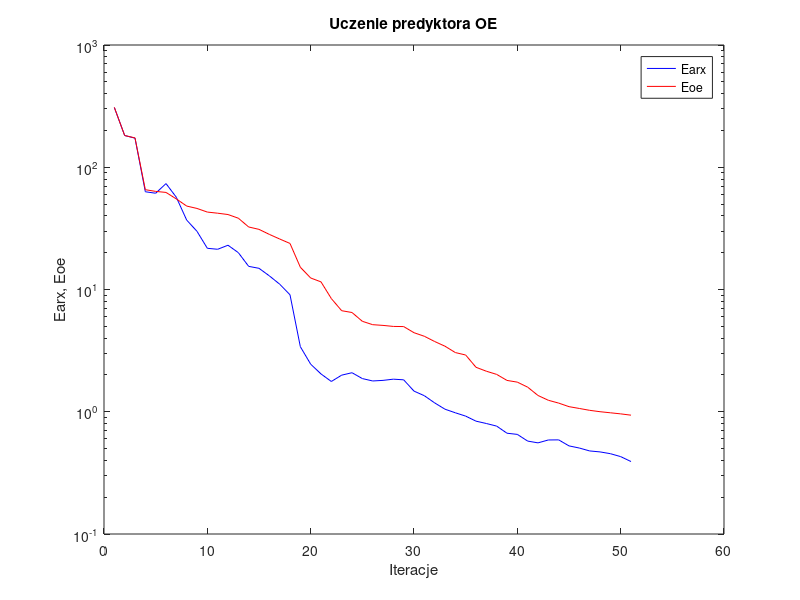
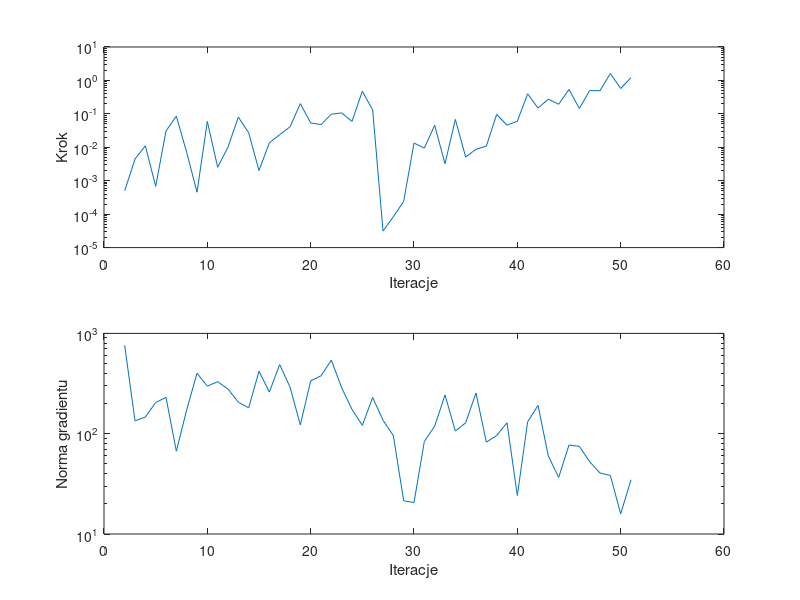

These charts were generated, in order, by the following MATLAB code:
%uczenie predyktora oe
clear all;
n=0; farx(n+1)=3.080189e+002; foe(n+1)=3.089568e+002; wspucz(n+1)=0.000000e+000; ng(n+1)=0.000000e+000;
%odnowa zmiennej metryki
n=1; farx(n+1)=1.818555e+002; foe(n+1)=1.818197e+002; krok(n+1)=4.988661e-004; ng(n+1)=7.610584e+002;
n=2; farx(n+1)=1.729564e+002; foe(n+1)=1.738314e+002; krok(n+1)=4.445667e-003; ng(n+1)=1.343916e+002;
n=3; farx(n+1)=6.303603e+001; foe(n+1)=6.552277e+001; krok(n+1)=1.109636e-002; ng(n+1)=1.466743e+002;
n=4; farx(n+1)=6.130522e+001; foe(n+1)=6.346615e+001; krok(n+1)=6.791933e-004; ng(n+1)=2.043613e+002;
n=5; farx(n+1)=7.352227e+001; foe(n+1)=6.224220e+001; krok(n+1)=3.067118e-002; ng(n+1)=2.303035e+002;
n=6; farx(n+1)=5.680677e+001; foe(n+1)=5.509090e+001; krok(n+1)=8.571529e-002; ng(n+1)=6.696766e+001;
n=7; farx(n+1)=3.698243e+001; foe(n+1)=4.815331e+001; krok(n+1)=7.088910e-003; ng(n+1)=1.725532e+002;
n=8; farx(n+1)=2.991319e+001; foe(n+1)=4.603057e+001; krok(n+1)=4.532388e-004; ng(n+1)=4.008628e+002;
n=9; farx(n+1)=2.172684e+001; foe(n+1)=4.299154e+001; krok(n+1)=5.927401e-002; ng(n+1)=2.979839e+002;
n=10; farx(n+1)=2.133606e+001; foe(n+1)=4.208335e+001; krok(n+1)=2.531421e-003; ng(n+1)=3.301384e+002;
n=11; farx(n+1)=2.302024e+001; foe(n+1)=4.104395e+001; krok(n+1)=1.012183e-002; ng(n+1)=2.788234e+002;
n=12; farx(n+1)=2.001937e+001; foe(n+1)=3.830202e+001; krok(n+1)=8.000730e-002; ng(n+1)=2.060542e+002;
n=13; farx(n+1)=1.546400e+001; foe(n+1)=3.247207e+001; krok(n+1)=2.709456e-002; ng(n+1)=1.810786e+002;
n=14; farx(n+1)=1.490519e+001; foe(n+1)=3.104050e+001; krok(n+1)=2.013864e-003; ng(n+1)=4.188107e+002;
n=15; farx(n+1)=1.293510e+001; foe(n+1)=2.823918e+001; krok(n+1)=1.352965e-002; ng(n+1)=2.599212e+002;
n=16; farx(n+1)=1.105624e+001; foe(n+1)=2.589174e+001; krok(n+1)=2.390821e-002; ng(n+1)=4.889177e+002;
n=17; farx(n+1)=9.052544e+000; foe(n+1)=2.380938e+001; krok(n+1)=4.086147e-002; ng(n+1)=2.922776e+002;
n=18; farx(n+1)=3.405945e+000; foe(n+1)=1.521037e+001; krok(n+1)=2.023747e-001; ng(n+1)=1.223636e+002;
n=19; farx(n+1)=2.450494e+000; foe(n+1)=1.242223e+001; krok(n+1)=5.335388e-002; ng(n+1)=3.360827e+002;
n=20; farx(n+1)=2.038574e+000; foe(n+1)=1.154464e+001; krok(n+1)=4.784719e-002; ng(n+1)=3.774565e+002;
n=21; farx(n+1)=1.768683e+000; foe(n+1)=8.429300e+000; krok(n+1)=9.759878e-002; ng(n+1)=5.415045e+002;
n=22; farx(n+1)=1.992372e+000; foe(n+1)=6.707034e+000; krok(n+1)=1.067078e-001; ng(n+1)=2.869101e+002;
n=23; farx(n+1)=2.086091e+000; foe(n+1)=6.483765e+000; krok(n+1)=5.934607e-002; ng(n+1)=1.744246e+002;
n=24; farx(n+1)=1.868187e+000; foe(n+1)=5.494652e+000; krok(n+1)=4.764226e-001; ng(n+1)=1.211097e+002;
n=25; farx(n+1)=1.785971e+000; foe(n+1)=5.155557e+000; krok(n+1)=1.306634e-001; ng(n+1)=2.296223e+002;
%odnowa zmiennej metryki
n=26; farx(n+1)=1.805526e+000; foe(n+1)=5.086286e+000; krok(n+1)=3.122446e-005; ng(n+1)=1.361522e+002;
n=27; farx(n+1)=1.847220e+000; foe(n+1)=4.988707e+000; krok(n+1)=8.370634e-005; ng(n+1)=9.566685e+001;
n=28; farx(n+1)=1.824914e+000; foe(n+1)=4.975040e+000; krok(n+1)=2.403849e-004; ng(n+1)=2.142482e+001;
n=29; farx(n+1)=1.475088e+000; foe(n+1)=4.432517e+000; krok(n+1)=1.340015e-002; ng(n+1)=2.060897e+001;
n=30; farx(n+1)=1.352981e+000; foe(n+1)=4.144024e+000; krok(n+1)=9.447410e-003; ng(n+1)=8.374932e+001;
n=31; farx(n+1)=1.181444e+000; foe(n+1)=3.754425e+000; krok(n+1)=4.568872e-002; ng(n+1)=1.188123e+002;
n=32; farx(n+1)=1.049147e+000; foe(n+1)=3.436075e+000; krok(n+1)=3.212655e-003; ng(n+1)=2.431934e+002;
n=33; farx(n+1)=9.807505e-001; foe(n+1)=3.049337e+000; krok(n+1)=6.823373e-002; ng(n+1)=1.063546e+002;
n=34; farx(n+1)=9.210681e-001; foe(n+1)=2.911562e+000; krok(n+1)=5.107684e-003; ng(n+1)=1.283375e+002;
n=35; farx(n+1)=8.377068e-001; foe(n+1)=2.310599e+000; krok(n+1)=8.744518e-003; ng(n+1)=2.547618e+002;
n=36; farx(n+1)=8.014848e-001; foe(n+1)=2.146076e+000; krok(n+1)=1.082825e-002; ng(n+1)=8.230592e+001;
n=37; farx(n+1)=7.631561e-001; foe(n+1)=2.021008e+000; krok(n+1)=9.636975e-002; ng(n+1)=9.583417e+001;
n=38; farx(n+1)=6.673093e-001; foe(n+1)=1.804118e+000; krok(n+1)=4.568872e-002; ng(n+1)=1.285391e+002;
n=39; farx(n+1)=6.528730e-001; foe(n+1)=1.747000e+000; krok(n+1)=6.013604e-002; ng(n+1)=2.420056e+001;
n=40; farx(n+1)=5.754908e-001; foe(n+1)=1.589308e+000; krok(n+1)=3.978743e-001; ng(n+1)=1.316235e+002;
n=41; farx(n+1)=5.565671e-001; foe(n+1)=1.358552e+000; krok(n+1)=1.489153e-001; ng(n+1)=1.913721e+002;
n=42; farx(n+1)=5.876906e-001; foe(n+1)=1.241437e+000; krok(n+1)=2.760258e-001; ng(n+1)=5.989207e+001;
n=43; farx(n+1)=5.889020e-001; foe(n+1)=1.177060e+000; krok(n+1)=1.934788e-001; ng(n+1)=3.666775e+001;
n=44; farx(n+1)=5.257715e-001; foe(n+1)=1.100701e+000; krok(n+1)=5.365271e-001; ng(n+1)=7.709678e+001;
n=45; farx(n+1)=5.049318e-001; foe(n+1)=1.063884e+000; krok(n+1)=1.446686e-001; ng(n+1)=7.480441e+001;
n=46; farx(n+1)=4.780228e-001; foe(n+1)=1.027210e+000; krok(n+1)=4.980566e-001; ng(n+1)=5.257222e+001;
n=47; farx(n+1)=4.694462e-001; foe(n+1)=1.000933e+000; krok(n+1)=4.909897e-001; ng(n+1)=4.056364e+001;
n=48; farx(n+1)=4.540739e-001; foe(n+1)=9.808702e-001; krok(n+1)=1.608607e+000; ng(n+1)=3.840597e+001;
n=49; farx(n+1)=4.295633e-001; foe(n+1)=9.609452e-001; krok(n+1)=5.732413e-001; ng(n+1)=1.589093e+001;
n=50; farx(n+1)=3.914833e-001; foe(n+1)=9.375067e-001; krok(n+1)=1.210207e+000; ng(n+1)=3.471640e+001;

figure; semilogy(farx,'b'); hold on; semilogy(foe,'r'); xlabel('Iteracje'); ylabel('Earx, Eoe'); legend('Earx','Eoe'); title('Uczenie predyktora OE');
figure; subplot(2,1,1); semilogy(krok); xlabel('Iteracje'); ylabel('Krok');
subplot(2,1,2); semilogy(ng); xlabel('Iteracje'); ylabel('Norma gradientu');
Earx=farx(n+1)
Eoe=foe(n+1)
